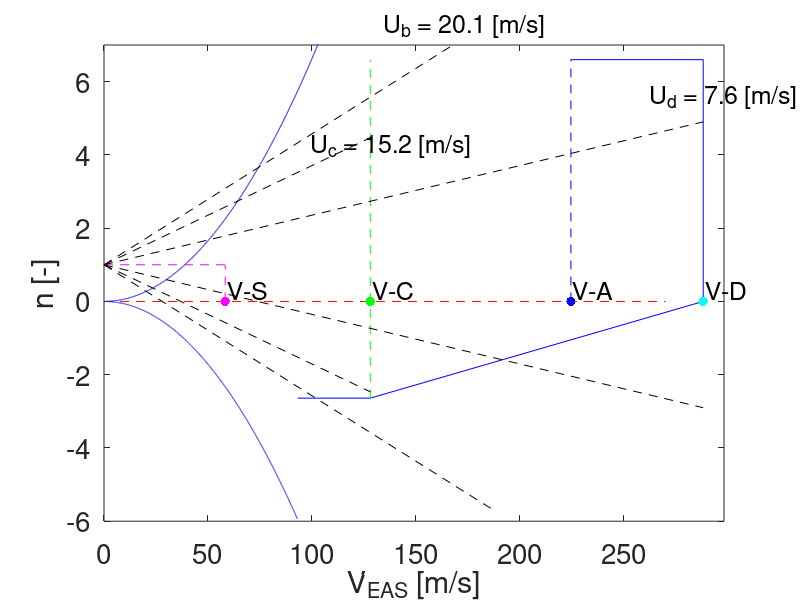

This figure's MATLAB source:
clc; clear all; close all

%Maneuver and Gust Diagrams 


%% Initial inputs
g = 9.81; %gravitational acceleration [m/s^2]
m = 1435.0; %total mass of aircraft [kg]
MTOW = m*g; %maximum take-off weight [N]
H = 2400.; %cruise altitude [m]
R = 287.; %Gas constant for air [m2/s2/K]
rho = 0.9664; %air density at sea level[kg/m^3]
L = -0.0065; %temperature lapse rate at troposphere [deg/m]
T = 288.15; %sea level temperature [K]
T_alt = T+L*H; %temperatute at chosen altitude [K]
rho_alt = rho*(T_alt/T)^(-(g/(L*R)+1)); %density at chosen altitude [kg/m^3]
Cl_max = 2.1; %max lift coefficient of aircraft [-]
Cl = 0.355; %lift coefficient at cruise [-], 0 deg angle of attack, -2 deg incidence
S = 9.52; %wing surface area [m^2]
n_max = 4.4*1.5; %maximum loading factor (CS23.333)
n_min = -0.4*n_max; % minimum loading factor (CS23.333)

%% V-n Diagram - axis and square curve

 V_S = sqrt((2*MTOW)/(1.60*1.225*S))*1.5; % stall speed (EAS) [m/s] 1.5 was Cl_max
% V_S = 33.0;
% V_A = sqrt((n_max*2*MTOW)./(rho*Cl_max*S));  %design maneuver speed at max loading factor (EAS) [m/s] 
V_A = V_S*sqrt(n_max)*1.5;
V_A = 0:0.1:V_A; % vector for the first curve up until V_A
n = (V_A.^(2)*((1.225+0.06*0)*1)*1.60*S)./(2*MTOW);   % vector for load factors corresponging to V_A_eas it was 0.9664


plot(V_A,n,'Color','blue')
hold on
line([0,270],[0,0],'LineStyle','--','Color','r') 

%% V-n Diagram - Horizontal upper part

%V_C = sqrt((2*MTOW)/(1.225*S*Cl)); %cruise speed at max loading factor (EAS)[m/s]
V_C = 85.37*1.5;

V_D = V_C*1.5*1.5; %design dive speed (CS23.333), (EAS) [m/s]

line([V_A(end), V_D],[n_max,n_max],'Color','blue') %horizontal max laod
line([V_D,V_D],[0,n_max],'Color','blue')


%% V-n Diagram - NEGATIVE PART

V_S_neg = sqrt((2*abs(n_min)*MTOW)./(rho*Cl_max*S))*1.5; %negative stall speed (TAS) [m/s]

line([V_D,V_C],[0,n_min],'Color','blue'); %negative slope line for negative load
line([V_C,V_S_neg],[n_min,n_min],'Color','blue'); %negative horizontal line for constant minimum load factor

V_S_neg = V_S_neg:-0.01:0;
n_neg = -(V_S_neg.^(2)*rho*Cl_max*S)./(2*MTOW);
plot(V_S_neg,n_neg,'Color','blue'); hold on

xlim([0,V_D+10])              
ylim([-6,7.0])            
ylabel('n [-]','fontsize',14)
xlabel('V_{EAS} [m/s]','fontsize',14)
% title('V-n Maneuver and Gust Diagram','fontweight','bold','fontsize',14)

%% Plot speeds and lines

line([V_S,V_S],[0,1],'LineStyle','--','Color','Magenta') %line for stall speed
line([0,V_S],[1,1],'LineStyle','--','Color','Magenta') %line for stall speed
plot(V_S,0,'.','MarkerSize',20,'Color','Magenta'); %dot for stall speed
x1 = V_S+1; %x location of text for stall speed
y1 = 0.3; %y location of text for stall speed
txt1 ='V-S'; %for stall speed
text(x1,y1,txt1,'FontSize',18) %for stall speed

line([V_A(end),V_A(end)],[0,n_max],'LineStyle','--','Color','blue') %line for maneuver speed
plot(V_A(end),0,'Marker','.','MarkerSize',20,'Color','blue');  %dot for maneuver speed
x1 = V_A(end)+1; %x location of text for maneuver speed
y1 = 0.3; %y location of text for maneuver speed
txt1 = 'V-A'; %for maneuver speed
text(x1,y1,txt1,'FontSize',18) %for maneuver speed

line([V_C,V_C],[n_min,n_max],'LineStyle','--','Color','green') %line for cruise speed
plot(V_C,0,'Marker','.','MarkerSize',20,'Color','green'); %dot for cruise speed
x1 = V_C+1; %x location of text for cruise speed
y1 = 0.3; %y location of text for cruise speed
txt1 = 'V-C'; %for cruise speed
text(x1,y1,txt1,'FontSize',18) %for cruise speed

plot(V_D,0,'Marker','.','MarkerSize',20,'Color','cyan'); %dot for dive speed
x1 = V_D+1; %x location of text for dive speed
y1 = 0.3; %y location of text for dive speed
txt1 = 'V-D'; %for dive speed
text(x1,y1,txt1,'FontSize',18) %for dive speed

%% Addition for Gust

WS = MTOW/S; %wing loading [N/m^2]
Cla = 6.76; %lift curve slope [1/rad] 4.76
mac = 1.036; %mean aerodynamic chord [m]
miu = (2*WS)/(rho_alt*mac*Cla*g); %aircraft mass ratio [-]
Kg = (0.88*miu)/(5.3+miu); %gust alleviation factor [-]
Ub = 20.12; %gust velocity for V_B from CS23.333 [m/s]
Uc = 15.24; %gust velocity for V_C from CS23.333 [m/s]
Ud = 7.62; %gust velocity for V_D from CS23.333 [m/s]
V_B = V_S*sqrt(1+((Kg*Ub*V_C*Cla)/(WS))); %bad weather velocity [m/s]

ng_b = 1+(Kg*rho*Ub*V_B*Cla)/(2*WS); %positive change in load factor due to gust in V_B
ng_b_neg = 1-(Kg*rho*Ub*V_B*Cla)/(2*WS); %negative change in load factor due to gust in V_B
ng_c = 1+(Kg*rho*Uc*V_C*Cla)/(2*WS); %positive change in load factor due to gust in V_C
ng_c_neg = 1-(Kg*rho*Uc*V_C*Cla)/(2*WS); %negative change in load factor due to gust in V_C
ng_d = 1+(Kg*rho*Ud*V_D*Cla)/(2*WS); %positive change in load factor due to gust in V_D
ng_d_neg = 1-(Kg*rho*Ud*V_D*Cla)/(2*WS); %negative change in load factor due to gust in V_D

line([0,V_B],[1,ng_b],'LineStyle','--','Color','black') % positive gust line for dive speed at Ub = 20.12 and V_B=74.32
line([0,V_B],[1,ng_b_neg],'LineStyle','--','Color','black') % negative gust line for dive speed at Ub = 20.12 and V_B=104.0585
x1 = V_B+1-10*5.5; %x location of text for dive speed
y1 = ng_b-0.2; %y location of text for dive speed
txt1 = 'U_{b} = 20.1 [m/s]'; %for dive speed
text(x1,y1,txt1,'FontSize',18) %for dive speed
line([0,V_C],[1,ng_c],'LineStyle','--','Color','black') % positive gust line for cruise speed at Uc = 15.24 and V_C=74.32
line([0,V_C],[1,ng_c_neg],'LineStyle','--','Color','black') % negative gust line for cruise speed at Uc = 15.24 and V_C=74.32
x1 = V_C+1 - 10*3; %x location of text for dive speed
y1 = ng_c-0.2; %y location of text for dive speed
txt1 = 'U_{c} = 15.2 [m/s]'; %for dive speed
text(x1,y1,txt1,'FontSize',18) %for dive speed
line([0,V_D],[1,ng_d],'LineStyle','--','Color','black') % positive gust line for dive speed at Ud = 7.62 and V_D=74.32
line([0,V_D],[1,ng_d_neg],'LineStyle','--','Color','black') % negative gust line for dive speed at Ud = 7.62 and V_D=104.0585
x1 = V_D-1-25; %x location of text for dive speed
y1 = ng_d+0.5+0.2; %y location of text for dive speed
txt1 = 'U_{d} = 7.6 [m/s]'; % for dive speed
text(x1,y1,txt1,'FontSize',18) % for dive speed

set(gca, "FontSize", 20)